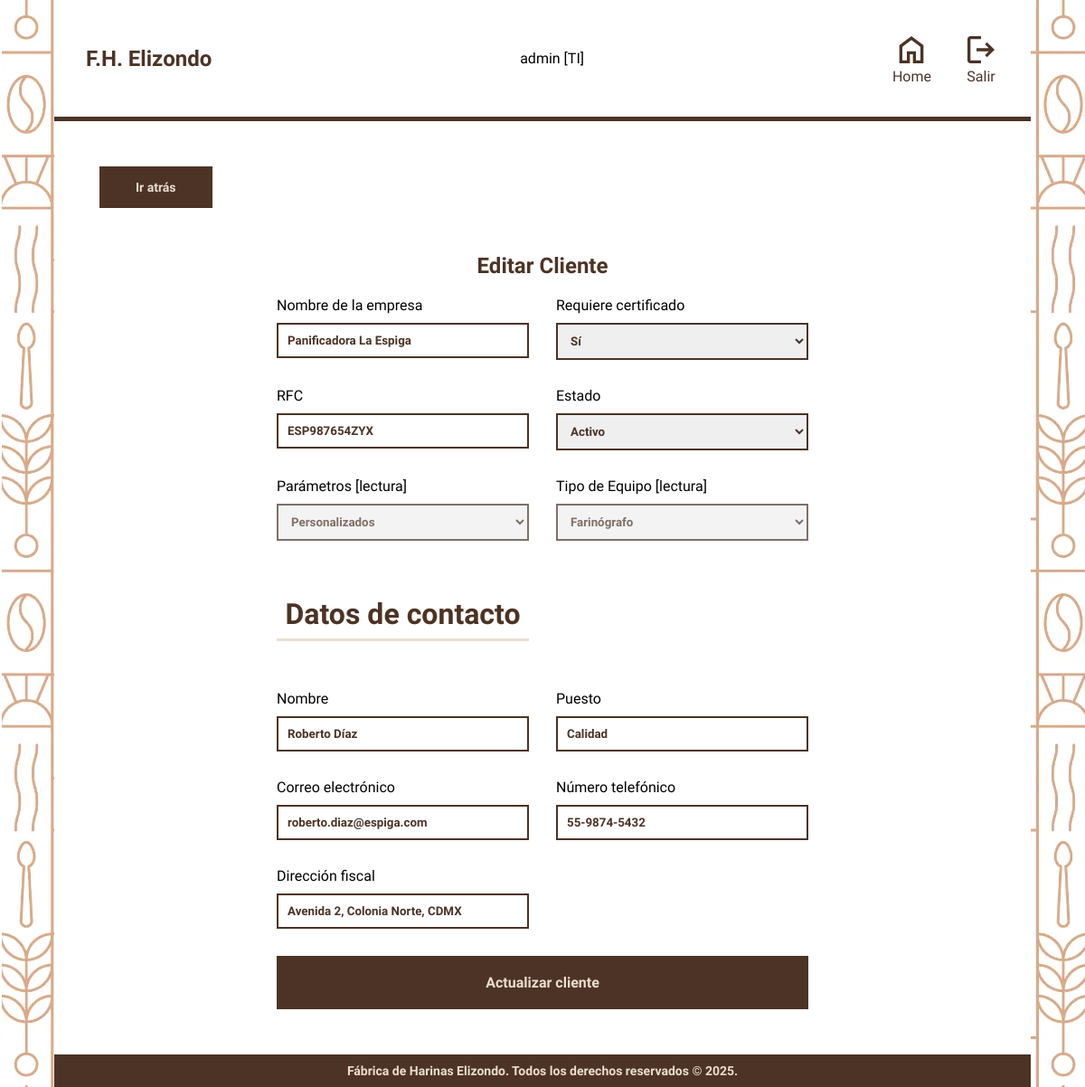
The page /modulos/clientes_editar.php?id=2 (signed in) on the database its author committed.
### tables this page shows
CREATE TABLE Clientes (
    id_cliente INT PRIMARY KEY AUTO_INCREMENT,
    req_certificado BOOLEAN DEFAULT TRUE,
    nombre VARCHAR(100) NOT NULL,
    rfc VARCHAR(13) UNIQUE NOT NULL,
    nombre_contacto VARCHAR(100),
    puesto_contacto VARCHAR(100),
    correo_contacto VARCHAR(100) UNIQUE NOT NULL,
    telefono_contacto VARCHAR(20) NOT NULL,
    direccion_fiscal TEXT,
    estado ENUM('Activo', 'Inactivo', 'Baja') NOT NULL DEFAULT 'Activo',
    tipo_equipo ENUM('Alveógrafo', 'Farinógrafo') NOT NULL,
    parametros ENUM('Internacionales', 'Personalizados'),
    causa_baja VARCHAR(255)
);

### modulos/clientes_editar.php (the view, shortened to what this page needs)
<?php
include '../config/conn.php';
$id_cliente = $_GET['id'];
$sql_cliente = "SELECT * FROM Clientes WHERE id_cliente = :id";
$stmt_cliente = $pdo->prepare($sql_cliente);
$stmt_cliente->bindParam(':id', $id_cliente);
$stmt_cliente->execute();
$cliente = $stmt_cliente->fetch(PDO::FETCH_ASSOC);
?>
<!DOCTYPE html>
<html lang="en">
<head>
    <link rel="stylesheet" href="../styles.css">
    <link rel="stylesheet" href="../css/menu.css">
</head>
<body>
    <main class="contenedor hoja">
        <?php include '../includes/header.php' ?>
        <div class="contenedor__modulo">
            <a href="clientes.php" class="atras">Ir atrás</a>
            <h2 class="heading">Editar Cliente</h2>
            <form action="clientes/editar_cliente.php?id=<?php echo htmlspecialchars($id_cliente); ?>" class="formulario" method="post">
                <div class="formulario__campo">
                    <label for="nombre" class="formulario__label">Nombre de la empresa </label>
                    <input type="text" name="nombre" class="formulario__input"
                        value="<?php echo htmlspecialchars($cliente['nombre']); ?>" required>
                </div>
                <div class="formulario__campo">
                    <label for="certificado" class="formulario__label">Requiere certificado</label>
                    <select name="certificado" class="formulario__select">
                        <option value="1" <?php echo $cliente['req_certificado'] == 1 ? 'selected' : ''; ?>>Sí</option>
                    </select>
                </div>
                <div class="formulario__campo">
                    <label for="rfc" class="formulario__label">RFC</label>
                    <input type="text" name="rfc" class="formulario__input"
                        value="<?php echo htmlspecialchars($cliente['rfc']); ?>" required>
                </div>
                <div class="formulario__campo">
                    <label for="estado" class="formulario__label">Estado</label>
                    <select name="estado" class="formulario__select">
                        <option value="activo" <?php echo $cliente['estado'] == 'activo' ? 'selected' : ''; ?>>Activo</option>
                    </select>
                </div>
                <div class="formulario__campo">
                    <label for="parametros" class="formulario__label">Parámetros [lectura]</label>
                    <select name="parametros" id="parametros" class="formulario__select" disabled>
                        <option value="Personalizados" <?php echo $cliente['parametros'] == 'Personalizados' ? 'selected' : ''; ?>>Personalizados</option>
                    </select>
                </div>
                <div class="formulario__campo">
                    <label for="tipo_equipo" class="formulario__label">Tipo de Equipo [lectura]</label>
                    <select class="formulario__input" id="tipo_equipo" name="tipo_equipo" required disabled>
                        <option value="Farinógrafo" <?php echo $cliente['tipo_equipo'] == 'Farinógrafo' ? 'selected' : ''; ?>>Farinógrafo</option>
                    </select>
                </div>
                <div class="formulario__campo">
                    <h1>Datos de contacto</h1>
                </div> <br>
                <div class="formulario__campo">
                    <label for="puesto_nombre" class="formulario__label"> Nombre </label>
                    <input type="text" name="puesto_nombre" class="formulario__input" placeholder="Nombre"
                    value="<?php echo htmlspecialchars($cliente['nombre_contacto']); ?>" required>
                </div>
                <div class="formulario__campo">
                    <label for="puesto" class="formulario__label"> Puesto </label>
                    <input type="text" name="puesto" class="formulario__input" placeholder="Puesto"
                    value="<?php echo htmlspecialchars($cliente['puesto_contacto']); ?>" required>
                </div>
                <div class="formulario__campo">
                    <label for="email" class="formulario__label">Correo electrónico</label>
                    <input type="email" name="email" class="formulario__input"
                        value="<?php echo htmlspecialchars($cliente['correo_contacto']); ?>" required>
                </div>
                <div class="formulario__campo">
                    <label for="numero-telefonico" class="formulario__label">Número telefónico</label>
                    <input type="text" name="numero-telefonico" class="formulario__input"
                        value="<?php echo htmlspecialchars($cliente['telefono_contacto']); ?>" required>
                </div>
                <div class="formulario__campo">
                    <label for="direccion-fiscal" class="formulario__label">Dirección fiscal</label>
                    <input type="text" name="direccion-fiscal" class="formulario__input"
                        value="<?php echo htmlspecialchars($cliente['direccion_fiscal']); ?>" required>
                </div>
                <input type="submit" class="formulario__submit" value="Actualizar cliente">
            </form>
        </div>
        <?php include '../includes/footer.php' ?>
    </main>
</body>
</html>

### styles.css (style rules this page uses)
:root { --colorPrimario: #EBDED0; --blanco: #FFFFFF; --colorSecundario: #4c3325; --fuenteHeading: "Domine", serif; --fuenteBody: "Lexend", serif; }
.contenedor { max-width: 1200px; width: 90%; margin: 0 auto; }
html { box-sizing: border-box; }
* { margin: 0; padding: 0; }
a { text-decoration: none; color: var(--colorSecundario); }
body { background-image: url(img/bg-login.webp); font-family: var(--fuenteBody); }
h1, h2, h3, h4 { font-family: var(--fuenteHeading); font-weight: bold; color: var(--colorSecundario); }
.contenedor__modulo { padding: 50px; }
.heading { text-align: center; margin: 20px 0; }
.formulario { max-width: 60%; margin: 0 auto; display: grid; grid-template-columns: repeat(2, 1fr); gap: 30px; }
.formulario__submit { grid-column: 1 / 3; }
.formulario__campo { display: flex; flex-direction: column; gap: 10px; }
.formulario__input, .formulario__select { padding: 10px; font-family: inherit; color: var(--colorSecundario); font-weight: bold; border: 2px solid var(--colorSecundario); }
.formulario__submit { background-color: var(--colorSecundario); border: none; padding: 20px; color: var(--colorPrimario); font-family: inherit; font-weight: bold; font-size: 16px; cursor: pointer; }
.atras { background-color: var(--colorSecundario); color: var(--colorPrimario); font-weight: bold; padding: 15px 40px; font-size: 14px; display: inline-block; margin-bottom: 30px; }

### css/menu.css (style rules this page uses)
:root { --colorPrimario: #EBDED0; --blanco: #FFFFFF; --colorSecundario: #4c3325; --fuenteHeading: "Domine", serif; --fuenteBody: "Lexend", serif; }
.hoja { background-color: var(--blanco); }

### modulos/clientes_editar.php (style rules this page uses)
h1 { color: var(--colorSecundario); font-family: var(--fuenteHeading); font-size: 2rem; margin: 2rem 0 1.5rem; padding-bottom: 0.5rem; border-bottom: 3px solid var(--colorPrimario); text-align: center; display: block; }

### rows shown on the page
clientes: nombre "Panificadora La Espiga", certificado "Sí", rfc "ESP987654ZYX", parametros "Personalizados", tipo_equipo "Farinógrafo", puesto_nombre "Roberto Díaz", puesto "Calidad", email "roberto.diaz@espiga.com", numero-telefonico "55-9874-5432", direccion-fiscal "Avenida 2, Colonia Norte, CDMX"

### other values the page prints
$_SESSION["username"] "admin"
$_SESSION["rol"] "TI"
